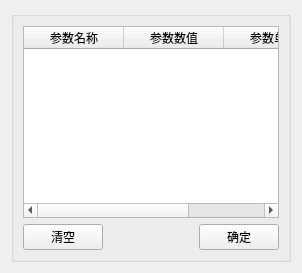
           <widget class="QWidget" name="page_2">
            <layout class="QHBoxLayout" name="horizontalLayout_25">
             <item>
              <widget class="QGroupBox" name="groupBox_5">
               <property name="title">
                <string/>
               </property>
               <layout class="QHBoxLayout" name="horizontalLayout_16">
                <item>
                 <layout class="QVBoxLayout" name="verticalLayout_5" stretch="20,1">
                  <item>
                   <widget class="QTableWidget" name="tableWidget_para">
                    <property name="sizePolicy">
                     <sizepolicy hsizetype="Expanding" vsizetype="Expanding">
                      <horstretch>0</horstretch>
                      <verstretch>0</verstretch>
                     </sizepolicy>
                    </property>
                    <attribute name="verticalHeaderVisible">
                     <bool>false</bool>
                    </attribute>
                    <column>
                     <property name="text">
                      <string>参数名称</string>
                     </property>
                    </column>
                    <column>
                     <property name="text">
                      <string>参数数值</string>
                     </property>
                    </column>
                    <column>
                     <property name="text">
                      <string>参数单位</string>
                     </property>
                    </column>
                   </widget>
                  </item>
                  <item>
                   <layout class="QHBoxLayout" name="horizontalLayout_11">
                    <item>
                     <widget class="QPushButton" name="pushButton_9">
                      <property name="text">
                       <string>清空</string>
                      </property>
                     </widget>
                    </item>
                    <item>
                     <spacer name="horizontalSpacer_5">
                      <property name="orientation">
                       <enum>Qt::Horizontal</enum>
                      </property>
                      <property name="sizeHint" stdset="0">
                       <size>
                        <width>40</width>
                        <height>20</height>
                       </size>
                      </property>
                     </spacer>
                    </item>
                    <item>
                     <widget class="QPushButton" name="pushButton_8">
                      <property name="text">
                       <string>确定</string>
                      </property>
                     </widget>
                    </item>
                   </layout>
                  </item>
                 </layout>
                </item>
               </layout>
              </widget>
             </item>
            </layout>
           </widget>
